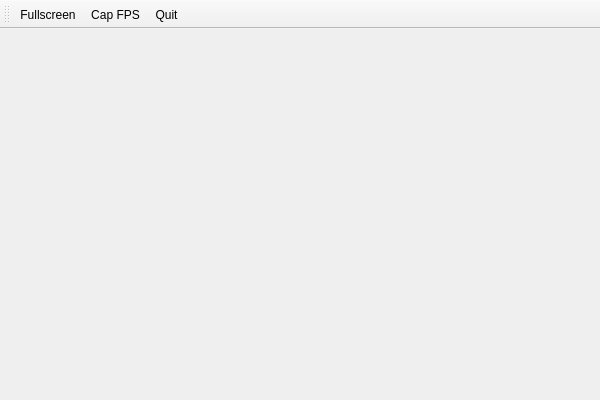
<?xml version="1.0" encoding="UTF-8"?>
<ui version="4.0">
 <class>MainWindowClass</class>
 <widget class="QMainWindow" name="MainWindowClass">
  <property name="geometry">
   <rect>
    <x>0</x>
    <y>0</y>
    <width>600</width>
    <height>400</height>
   </rect>
  </property>
  <property name="windowTitle">
   <string>MainWindow</string>
  </property>
  <widget class="QWidget" name="centralWidget"/>
  <widget class="QToolBar" name="mainToolBar">
   <attribute name="toolBarArea">
    <enum>TopToolBarArea</enum>
   </attribute>
   <attribute name="toolBarBreak">
    <bool>false</bool>
   </attribute>
   <addaction name="actionFullscreen"/>
   <addaction name="actionCap_FPS"/>
   <addaction name="actionQuit"/>
  </widget>
  <action name="actionFullscreen">
   <property name="checkable">
    <bool>false</bool>
   </property>
   <property name="text">
    <string>Fullscreen</string>
   </property>
  </action>
  <action name="actionQuit">
   <property name="text">
    <string>Quit</string>
   </property>
  </action>
  <action name="actionCap_FPS">
   <property name="checkable">
    <bool>true</bool>
   </property>
   <property name="text">
    <string>Cap FPS</string>
   </property>
  </action>
 </widget>
 <layoutdefault spacing="6" margin="11"/>
 <resources>
  <include location="xkill.qrc"/>
 </resources>
 <connections/>
</ui>
